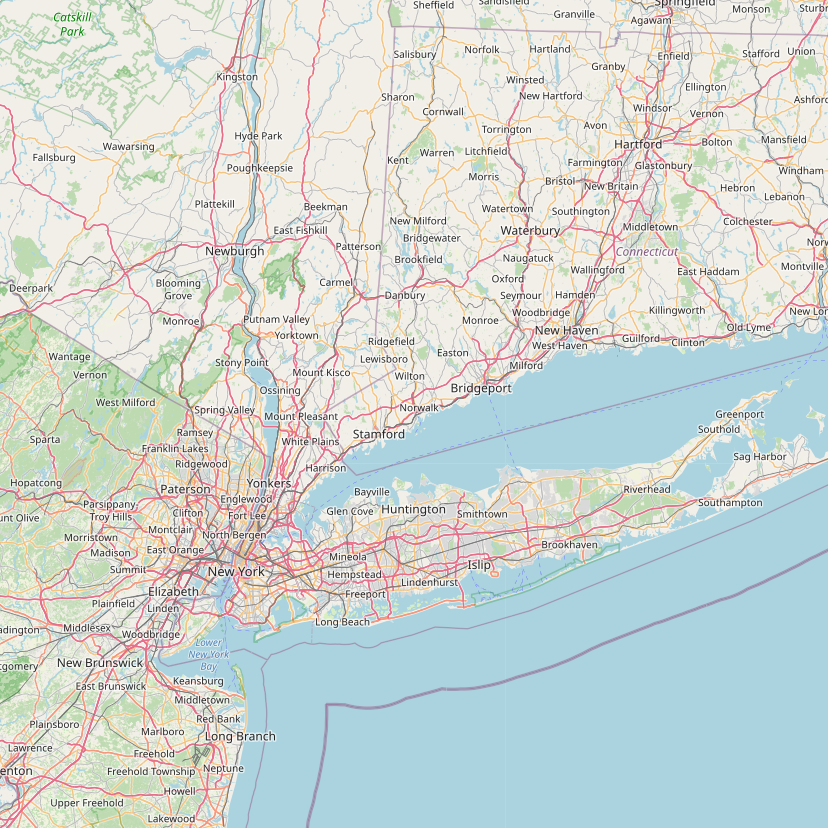
#> input picture homework/ny_map.png, 828 x 828 px, found by its file name
$ jupyter execute --allow-errors homework_06.ipynb   (shell and % lines are left out)
#> lines starting #> are read from the running program, lines starting #| are printed output that depends on the picture
# Homework 6

## References

+ Lectures 17-18 (inclusive).

## Instructions

+ Type your name and email in the "Student details" section below.
+ Develop the code and generate the figures you need to solve the problems using this notebook.
+ For the answers that require a mathematical proof or derivation you can either:

    - Type the answer using the built-in latex capabilities. In this case, simply export the notebook as a pdf and upload it on gradescope; or
    - You can print the notebook (after you are done with all the code), write your answers by hand, scan, turn your response to a single pdf, and upload on gradescope.

+ The total homework points are 100. Please note that the problems are not weighed equally.

**Note**: Please match all the pages corresponding to each of the questions when you submit on gradescope.

## Student details

+ **First Name:**
+ **Last Name:**
+ **Email:**

[cell 1]
import matplotlib.pyplot as plt
import numpy as np
import pandas as pd
import seaborn as sns
sns.set_context('paper')
sns.set_style('white')
import scipy.stats as st
# A helper function for downloading files
import requests
import os
def download(url, local_filename=None):
    """
    Downloads the file in the ``url`` and saves it in the current working directory.
    """
    data = requests.get(url)
    if local_filename is None:
        local_filename = os.path.basename(url)
    with open(local_filename, 'wb') as fd:
        fd.write(data.content)

# Problem 1 - Clustering Uber Pickup Data

In this problem you will analyze Uber pickup data collected during April 2014 around New York City.
The complete data are freely on [Kaggle](https://www.kaggle.com/fivethirtyeight/uber-pickups-in-new-york-city/).
The data consist of a timestamp (which we are going to ignore), the latitude and longitude of the Uber pickup, and a base code (which we are also ignoring).
The data file we are going to use is [uber-raw-data-apr14.csv](https://raw.githubusercontent.com/PredictiveScienceLab/data-analytics-se/master/homework/uber-raw-data-apr14.csv).
As usual, you have to make it visible to this Jupyter notebook.
On Google Colab, just run this:

[cell 2]
url = 'https://raw.githubusercontent.com/PredictiveScienceLab/data-analytics-se/master/homework/uber-raw-data-apr14.csv'
download(url)
#> (the call stopped at in download, `data = requests.get(url)`: the network is not available in this run)

And you can load it using pandas:

#> (a cell that did not finish here is left out)

Here is a text view:

#> (a cell that did not finish here is left out)

As you see, there where about half a million Uber pickups during April 2014...
Let's extract the lattitude and longitude data only (this is needed for passing them to scikit-learn algorithms).
Here is how you can do this in pandas:

#> (a cell that did not finish here is left out)

Let's also visualize these points:

[cell 6]
fig, ax = plt.subplots(dpi=150)
#> (the rest of this cell did not finish here and is left out)

This is nice, but it would be even nicer if we had a map of New York City on the background.
We can make such a map on [www.openstreetmap.org](https://www.openstreetmap.org/export#map=11/40.7855/-73.8964).
We just need to have a box of longitude's and latitudes that overlaps with our data.
Here is how to get such a *bounding box*:

#> (a cell that did not finish here is left out)

I have already extracted this picture for you and you can find it [here](https://github.com/PredictiveScienceLab/data-analytics-se/blob/master/homework/ny_map.png).
As always, it needs to be visible from the Jupyter notebook.
On Google Colab run:

[cell 8]
url = 'https://github.com/PredictiveScienceLab/data-analytics-se/raw/master/homework/ny_map.png'
download(url)

If you have it at the right place, you should be able to see the image here:

Now let's load the image as a matrix:

[cell 9]
ny_map = plt.imread('ny_map.png')
#> ny_map is the input picture: shape (828, 828, 4) float32; mean R, G, B, A 0.804, 0.839, 0.83, 1

And we can visualize it with ``plt.imshow`` and draw the Uber pickups on top of it.
Here is how:

[cell 10]
fig, ax = plt.subplots(dpi=600)
#> (the rest of this cell did not finish here and is left out)

Because we have over half a million data points, machine learning algorithms may be a bit slow.
So, as you develop your code use use only 50K observations.
Once you have a stable version of your code, modify the following code segment to make use of the entire dataset.

#> (a cell that did not finish here is left out)

## Part A - Splitting New York City into Subregions

Suppose that you are assigned the task of splitting New York City into operating subregions with pretty much equal demand.
When a pickup is requested in each subregion only the drivers in that region are called.
Note that this can quickly become a very difficult problem very quickly.
We are not looking for the best possible answer here.
This would require posing and solving a suitable optimization problem.
We are looking for a data-informed solution that is compatible with common sense.

Do (at least) the following:
+ Use Kmeans clustering on the pickup data with different number of clusters;
+ Visualize the labels of the clusters on the map using different colors (see the hands-on activities);
+ Visualize the centers of the discovered Kmeans clusters (in red color);
+ Use your common sense, e.g., make sure that you have enough clusters so that no region crosses the water (even if it is possible the drivers may have to pay tolls to cross). If it is impossible to get perfect results simply by Kmeans, feel free to ignore a small number of outliers as they could be handled manually;
+ Use [MiniBatchKMeans](https://scikit-learn.org/stable/modules/generated/sklearn.cluster.MiniBatchKMeans.html#sklearn.cluster.MiniBatchKMeans) which is an much faster version of Kmeans suitable for large datasets (>10K observations);

Answer with as many text blocks and code blocks as you like right below.

[cell 12]
# Your code here

## Part B - Create a Stochastic Model of Pickups

One of the key ingredients for a more sophisticated approach to optimizing the operations of Uber would involve the construction of a stochastic model of the demand for pickups.
The ideal model for this problem is the [Poisson Point Process](https://en.wikipedia.org/wiki/Poisson_point_process).
However, we are going to do something simpler, using the Gaussian mixture model and a Poisson random variable.
The model will not have a time component, but it will allow us to sample the number and locations of pickups during a typical month.
We will guide you through the process of constructing this model.

### Subpart B.I - Random variable capturing number of monthly pickups

Find the rate of monthly pickups (ignore the fact that months may differ by a few days) and use it to define a Poisson random variable corresponding to the monthly number of pickups.
Use ``scipy.stats.poisson`` to initialize this random variable. Sample from it 10,000 times and plot the histogram of the samples to get a feeling about the corresponding probability mass function.

[cell 13]
# Your code here

### Subpart B.II - Estimate the spatial density of pickups

Fit a Gaussian Mixture model to the pickup data.
**Do not use the Bayesian Information Criterion** to decide how many components to keep.
This would take quite a bit of time for this problem. Simply use 40 mixture components.
Plot the contour of the logarithm of the probability density on the New York City map.

[cell 14]
# Your code here

### Subpart B.III - Sample some random months of pickups

Now that you have a model that gives you the number of pickups and a model that allows you to sample a pickup location, sample five different datasets (number of pickups and location of each pick) from the combined model and visualize them on the New York map.

**Hint:** Don't get obsessed with making the model perfect. It's okay if a few of the pickups are on water...

[cell 15]
# Your code here

# Problem 2 - Counting Celestial Objects

Consider [this picture](https://github.com/PredictiveScienceLab/data-analytics-se/raw/master/datasets/galaxies.png) of a patch of sky taken by the [Hubble Space Telescope](https://www.nasa.gov/mission_pages/hubble/story/index.html):

[cell 16]
url = 'https://github.com/PredictiveScienceLab/data-analytics-se/raw/master/homework/galaxies.png'
download(url)

This picture includes many galaxies, but also some starts.
We are going to create a machine learning model capable of counting the number of objects in such images.
Our model is not going to be able to differentiate between the different types of objects, and it will not be very accurate, but it does form the basis of more sophisticated approaches.
The idea is as follows:
+ Convert the picture to points sampled according to the intensity of light.
+ Apply Gaussian mixture on the resulting points.
+ Use the Bayesian Information Criterion to identify the number of components in the picture.
+ Associate the number of components with the actual number of celestial objects.

I will set you up with the first step. You will have to do the last three.

We are going to load the image with the [Python Imaging Library (PIL)](https://en.wikipedia.org/wiki/Python_Imaging_Library) which allows us to apply a few basic transformations to the image:

[cell 17]
from PIL import Image
hubble_image = Image.open('galaxies.png')
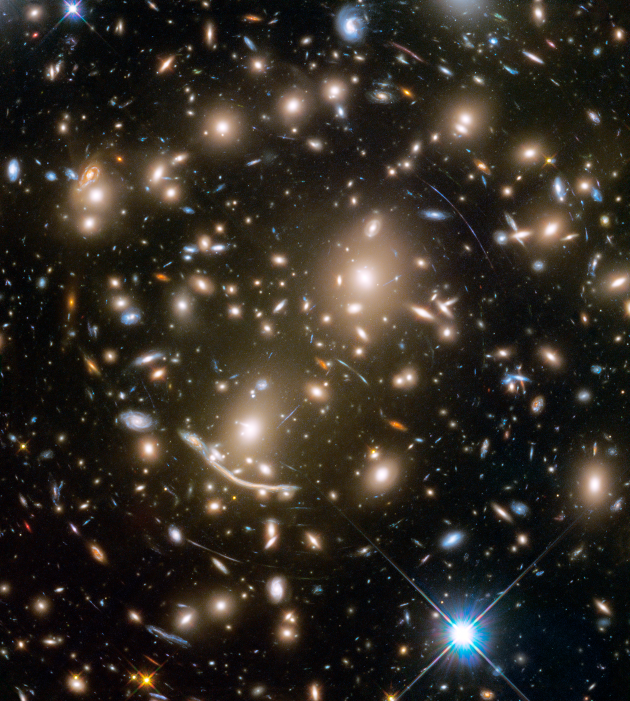
#> input picture homework/galaxies.png, 1260 x 1402 px, found by its file name (shown at 1/2 size)
#> hubble_image is the input picture: PIL image 1260x1402 RGB; mean R, G, B 50.4, 44.4, 36.7
# here is how to see the image
hubble_image

Now we are going to convert it to gray scale and crop it to make the problem a little bit easier:

[cell 18]
img = hubble_image.convert('L').crop((100, 100, 300, 300))
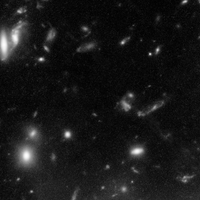
#> img: PIL image 200x200 L; min 0, max 253, mean 24.6
img

Remember that black-and white images are matrices:

[cell 19]
img_ar = np.array(img)
img_ar

The minimum number if $0$ corresponding to black and the maximum number is 255 corresponding to white.
Anything in between is some shade of gray.

Now, imagine that each pixel is associated with some cordinates.
Without loss of generality, let's assume that each pixel is some coordinate in $[0,1]^2$.
We will loop over each of the pixels and sample its coordinates in a way that increases with increasing light intensity.
To achieve this, we will pass the intensity values of each pixels through a sigmoid with parameters that can be tuned.
Here is this sigmoid:

[cell 20]
intensities = np.linspace(0, 255, 255)
fig, ax = plt.subplots(dpi=150)
alpha = 0.1
beta = 255 / 3
ax.plot(intensities, 1.0 / (1.0 + np.exp(-alpha * (intensities - beta))));
ax.set_xlabel('Light intensities')
ax.set_ylabel('Probability of sampling the pixel coordinates');
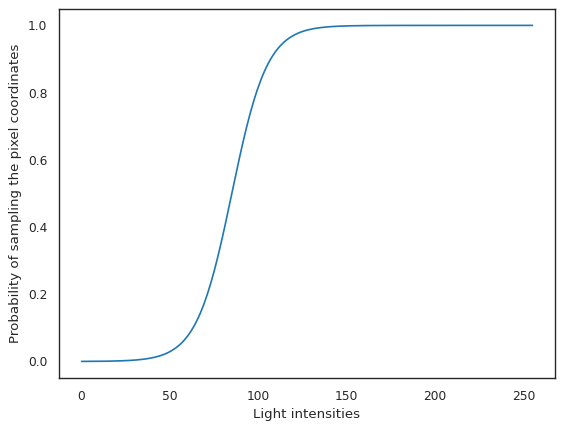
#> figure drawn by matplotlib, 1 panel; curve peaks at x = 255, y = 1

And here is the code that samples the pixel coordinates.
I am organizing it into a function because we may want to use it with different pictures:

[cell 21]
def sample_pixel_coords(img, alpha, beta):
    """
    Samples pixel coordinates based on a probability defined as the sigmoid of the intensity.

    Arguments:

        img    -     The gray scale pixture from which we sample as an array
        alpha     -     The scale of the sigmoid
        beta      -     The offset of the sigmoid
    """
#> called with alpha = 0.1, beta = 200
    img_ar = np.array(img)
    x = np.linspace(0, 1, img_ar.shape[0])
#> x = 200 values from 0 to 1
    y = np.linspace(0, 1, img_ar.shape[1])
#> y = 200 values from 0 to 1
    X, Y = np.meshgrid(x, y)
    img_to_locs = []
    # Loop over pixels
    for i in range(img_ar.shape[1]):
        for j in range(img_ar.shape[0]):
            # Calculate the probability of the pixel by looking at each
            # light intensity
            prob = 1.0 / (1.0 + np.exp(-alpha * (img_ar[j, i] - beta)))
            # Pick a uniform random number
            u = np.random.rand()
            # If u is smaller than the desired probability,
            # the consider the coordinates of the pixel sampled
            if u <= prob:
                img_to_locs.append((Y[i, j], X[-i-1, -j-1]))
#> after the loop, img_to_locs = 189 pairs, first value 0.00503 to 0.935, second value 0.201 to 0.995
    # Turn img_to_locs into a numpy array
    img_to_locs = np.array(img_to_locs)
    return img_to_locs

Let's test the code:

[cell 22]
locs = sample_pixel_coords(img, alpha=0.1, beta=200)
#> locs has the same summary as img_to_locs in sample_pixel_coords
fig, ax = plt.subplots(dpi=150)
ax.imshow(img, extent=((0, 1, 0, 1)), zorder=0)
ax.scatter(locs[:, 0], locs[:, 1], zorder=1, alpha=0.5, c='b', s=1);
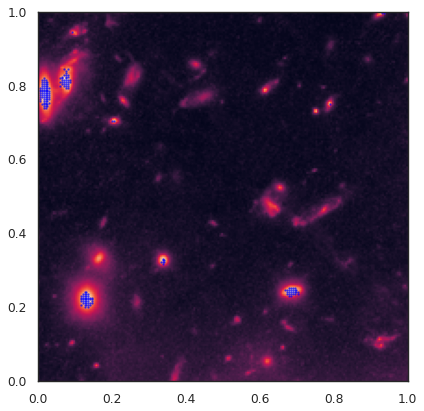
#> figure drawn by matplotlib, 1 panel

Note that by playing with $\alpha$ and $\beta$ you can make the whole thing more or less sensitive to the light intensity.

[cell 23]
from sklearn.mixture import GaussianMixture

def count_objs(img, alpha, beta, nc_min=1, nc_max=50):
    """
    Counts objects in image.

    Arguments:
        img       -     The image
        alpha     -     The scale of the sigmoid
        beta      -     The offset of the sigmoid
        nc_min    -     The minimum number of components to consider
        nc_max    -     The maximum number of components to consider
    """
#> called with alpha = 1, beta = 200, nc_min = 1, nc_max = 50
    locs = sample_pixel_coords(img, alpha, beta)
#> locs = 171 pairs, first value 0.00503 to 0.93, second value 0.201 to 0.995
    # Use BIC to search for the best GaussianMixture model
    # with components between nc_min and nc_max
    # Set the following variables
    best_nc = NotImplemented('Set this equal to the number of components of the best model.')
    best_model = NotImplemented('Set this equatl to the best model.')
    return best_nc, best_model, locs

Once you have completed the code, try it out the following images.
Feel free to play with $\alpha$ and $\beta$ to improve the performance.
**Do not try to make a perfect model. To do so, we would have to go beyond the Gaussian mixture model. This is just a homework problem.**

#> (a cell that did not finish here is left out)

Try this one:

[cell 25]
img = hubble_image.convert('L').crop((200, 200, 400, 400))
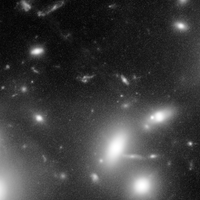
#> img: PIL image 200x200 L; min 3, max 255, mean 61
#> (the rest of this cell did not finish here and is left out)

fig, ax = plt.subplots(dpi=150)
ax.imshow(img, extent=((0, 1, 0, 1)))
for i in range(model.means_.shape[0]):
    ax.plot(model.means_[i, 0], model.means_[i, 1], 'rx',
            markersize=10.0 * model.weights_.shape[0] * model.weights_[i])
ax.scatter(locs[:, 0], locs[:, 1], zorder=1, alpha=0.5, c='b', s=1)
ax.set_title('Counted {0:d} objects!'.format(objs));

And try this one:

[cell 26]
img = hubble_image.convert('L').crop((300, 300, 500, 500))
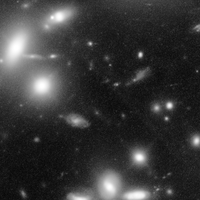
#> img: PIL image 200x200 L; min 8, max 255, mean 56.1
#> (the rest of this cell did not finish here and is left out)

fig, ax = plt.subplots(dpi=150)
ax.imshow(img, extent=((0, 1, 0, 1)))
for i in range(model.means_.shape[0]):
    ax.plot(model.means_[i, 0], model.means_[i, 1], 'rx',
            markersize=10.0 * model.weights_.shape[0] * model.weights_[i])
ax.scatter(locs[:, 0], locs[:, 1], zorder=1, alpha=0.5, c='b', s=1)
ax.set_title('Counted {0:d} objects!'.format(objs));

# Problem 3 - Quantifying Uncertainties in Steel Magnetic Properties

The magnetic properties of steel are captured in the so called [$B-H$ curve](https://en.wikipedia.org/wiki/Saturation_(magnetic)) which connects the magnetic field $H$ to the magnetic flux density $B$.
The shape of this curve depends on the manufacturing process of the steel. As a result the $B-H$ differs across different suppliers but alos across time for the same supplier.

Let's use some real manufacturer data to visualize these differences.
The data are [here](https://github.com/PredictiveScienceLab/data-analytics-se/raw/master/homework/B_data.csv).
Start by downloading the data:

[cell 27]
url = 'https://github.com/PredictiveScienceLab/data-analytics-se/raw/master/homework/B_data.csv'
download(url)
#> (the call stopped at in download, `data = requests.get(url)`: the network is not available in this run)
